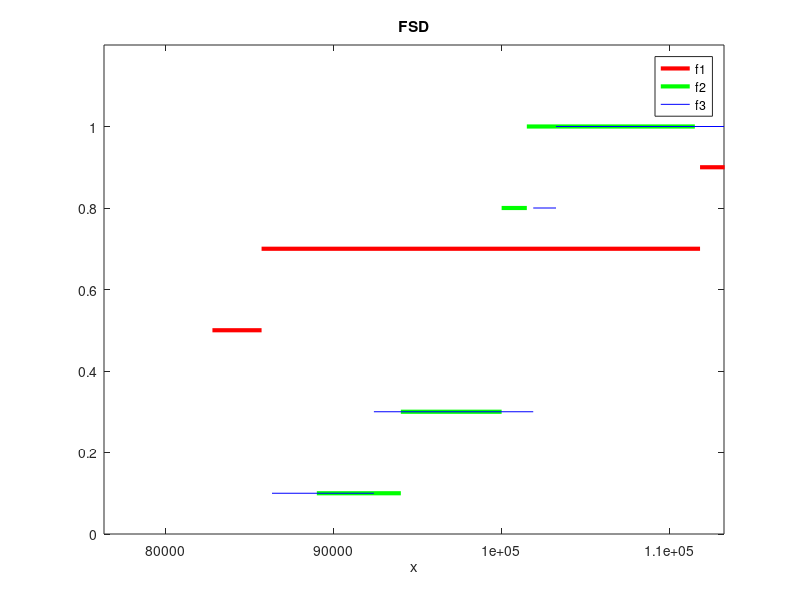

Here is the MATLAB script that generated this plot:
fmk=[   111840.75 82815.75 117565.75 85740.75 ];

favg=[   94030.00 100030.00 89030.00 101530.00 ];


fmr=[   92426.45 101911.45 86361.45 103266.45 ];

r1=sort(fmk)
r2=sort(favg)
r3=sort(fmr)
z1=[0.5 0.7 0.9 1 ];
z2=[0.1 0.3 0.8 1];
z3=[0.1 0.3 0.8 1];




 for i =1:3
 plot([r1(i),r1(i+1) ],[z1(i),z1(i)],'r','LineWidth',3)

 xlim([r1(1)-10000 ,r1(4)+10000])
 ylim([0 ,1.2]) 
 
hold all;
 end
 h1= plot([r1(4),r1(4)+ 10000],[1,1],'r','LineWidth',3)
  
  for i =1:3
 plot([r2(i),r2(i+1) ],[z2(i),z2(i)],'g','LineWidth',3)
 xlim([r2(1)-10000 ,r2(4)+10000])
 ylim([0 ,1.2]) 
  
hold all;
 end
 h2= plot([r2(4),r2(4)+ 10000],[1,1],'g','LineWidth',3)
  
    for i =1:3
 plot([r3(i),r3(i+1) ],[z3(i),z3(i)],'b')
 xlim([r3(1)-10000 ,r3(4)+10000])
 ylim([0 ,1.2]) 

hold all;
 end
 h3= plot([r3(4),r3(4)+ 10000],[1,1],'b')
  
    legend([h1 h2 h3],'f1','f2','f3');
	title('FSD','FontWeight','bold')
xlabel('x');



